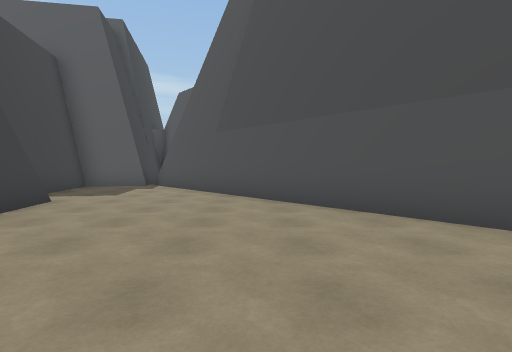
[1] (above)

12 first-person views from a walk through a scene from a Unity 3-D project. The camera is 1.3 m above the floor, tilts 2° down and sees 80° across. The floor is counted in squares, 2 m on a side. Each view is taken from the middle of a square. On the plan, view 1 faces up. The plan holds only what a view shows up to about 10 squares ahead; the rest is blank. The place goes on beyond the plan. The player is left out. Some animated figures are left out.

[2]
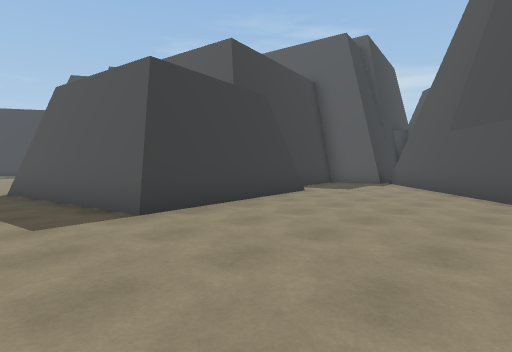

[3]
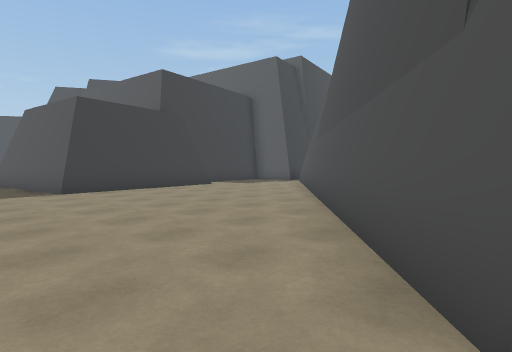

[4]
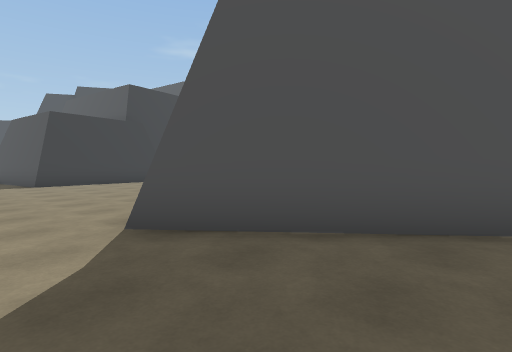

[5]
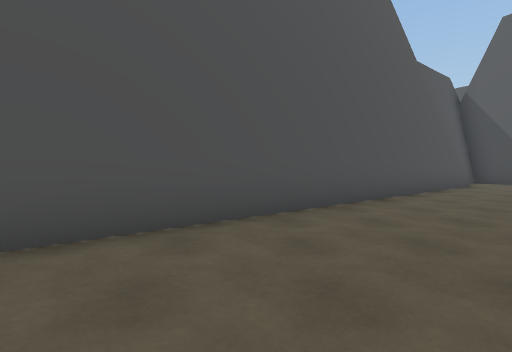

[6]
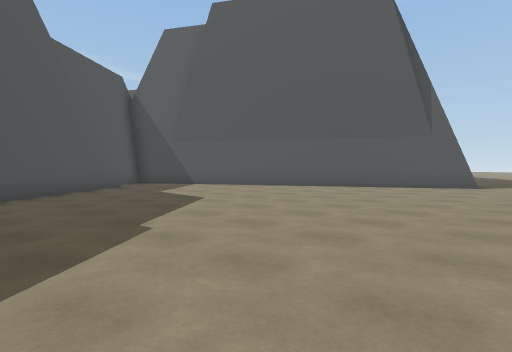

[7]
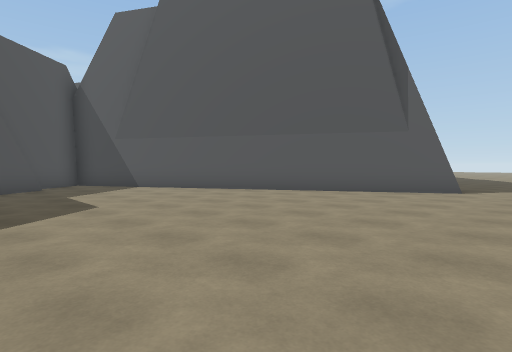

[8]
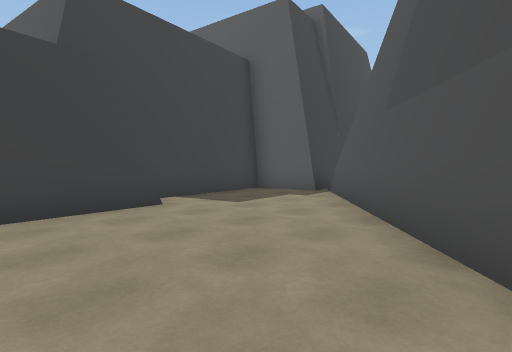

[9]
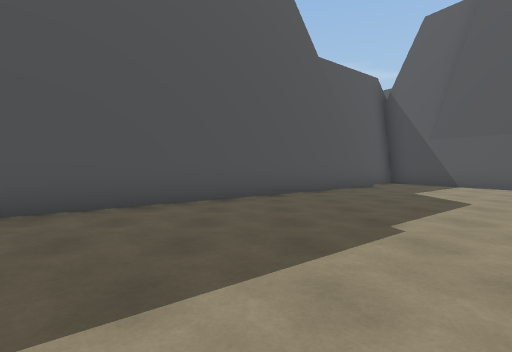

[10]
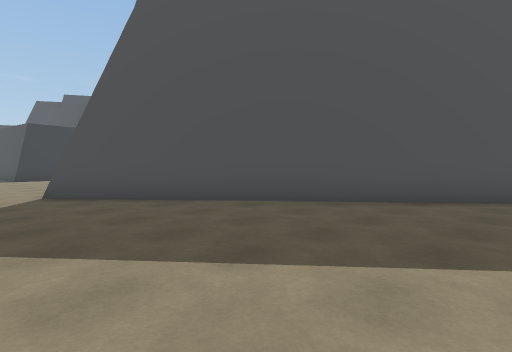

[11]
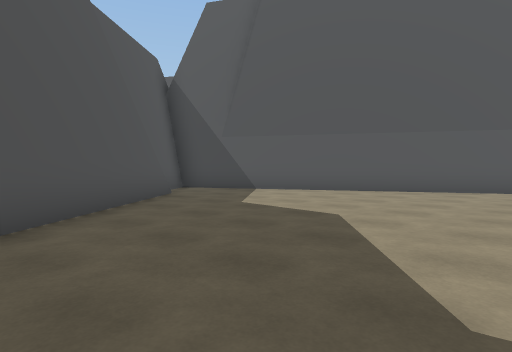

[12]
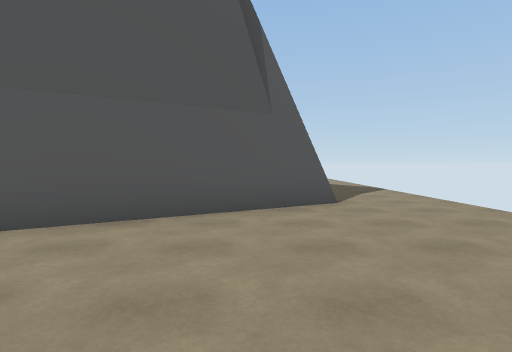

### Floor plan
Points are (right, up) in squares from view 1. A wall is a line through its corners. A room is listed if a view was taken in it or the views show most of it. See-through windows are left out.
Room 1 (views 1, 2, 8)
walls: (-3.8, 5.5) (-3, 0.9) (-7.6, 0); (4.9, 0.4) (-3.2, 10.1); (-5.2, 8.6) (-4.7, 5.6); (-3.7, 9.8) (-5.5, 9.4)
ways out: opening at (3.5, -0.5) to room 2; gap at (-3, 10)
Room 2 (views 3, 4, 5, 6, 7, 9, 10, 11, 12)
walls: (19.3, 4.4) (18.5, 5.8); (18.1, 6.5) (15.9, 10.2) (14.4, 8.9); (14.5, 8.5) (4.9, 0.4); (20.7, 2.1) (19.4, 4.2)
ways out: opening at (3.5, -0.5) to room 1

Where each view was taken, in squares from view 1:
view 1: 0 up, 0 right, facing up
view 2: 1 down, 1 right, facing up-left
view 3: 1 down, 5 right, facing up-left
view 4: 1 down, 8 right, facing up-left
view 5: 1 down, 8 right, facing up
view 6: 1 down, 11 right, facing up-right
view 7: 1 down, 13 right, facing up-right
view 8: 3 up, 1 right, facing up-left
view 9: 1 down, 11 right, facing up
view 10: 1 down, 12 right, facing up-left
view 11: 2 up, 11 right, facing up-right
view 12: 2 up, 16 right, facing right
